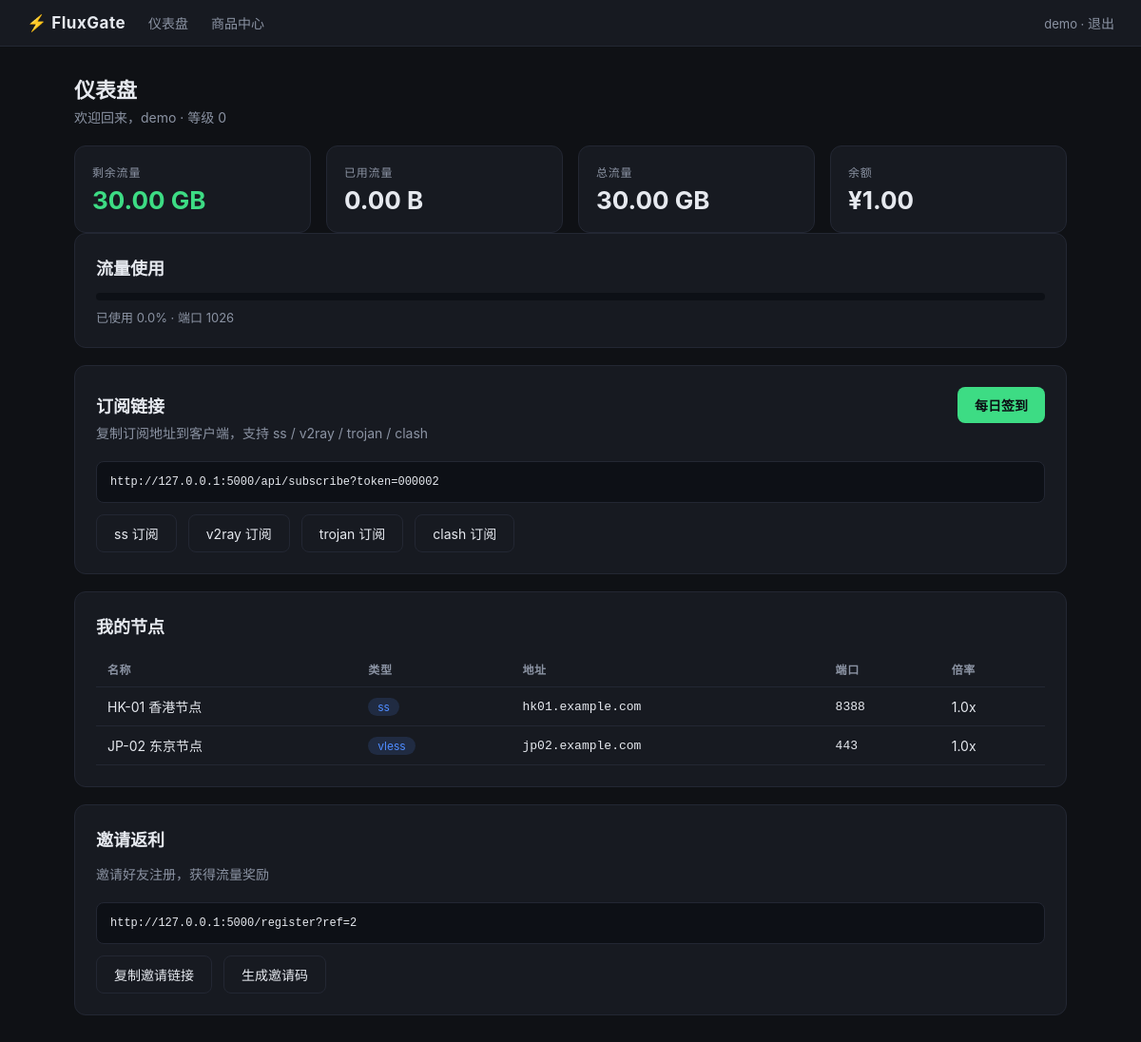
/dashboard (signed in), run on the app's committed database.
### fluxgate/models.py (models this page shows, shortened)
class User(db.Model):
    __tablename__ = "users"
    MIN_PORT = 1025
    PORT_BLACK_SET = {6443, 8472}
    id = db.Column(db.Integer, primary_key=True)
    username = db.Column(db.String(64), unique=True, nullable=False)
    password_hash = db.Column(db.String(256), nullable=False)
    email = db.Column(db.String(128), default="")
    balance = db.Column(db.Float, default=0.0)
    level = db.Column(db.Integer, default=0)
    level_expire_time = db.Column(db.DateTime, default=datetime.utcnow)
    invitecode_num = db.Column(db.Integer, default=5)
    inviter_id = db.Column(db.Integer, default=0)
    ss_port = db.Column(db.Integer, unique=True, default=MIN_PORT)
    ss_password = db.Column(db.String(32), default=_short_rand, unique=True)
    vmess_uuid = db.Column(db.String(64), default="")
    upload_traffic = db.Column(db.BigInteger, default=0)
    download_traffic = db.Column(db.BigInteger, default=0)
    total_traffic = db.Column(db.BigInteger, default=GB * 10)
    last_use_time = db.Column(db.DateTime, nullable=True)
    enable = db.Column(db.Boolean, default=True)
    is_admin = db.Column(db.Boolean, default=False)
    created_at = db.Column(db.DateTime, default=datetime.utcnow)
    @property
    def token(self):
        return f"{self.id:06d}"
    @property
    def used_traffic(self):
        return (self.upload_traffic or 0) + (self.download_traffic or 0)
    @property
    def human_total_traffic(self):
        return traffic_format(self.total_traffic)
    @property
    def human_used_traffic(self):
        return traffic_format(self.used_traffic)
    @property
    def human_remain_traffic(self):
        return traffic_format(max(0, self.total_traffic - self.used_traffic))
    @property
    def used_percentage(self):
        try:
            return round(self.used_traffic / self.total_traffic * 100, 2)
        except ZeroDivisionError:
            return 100.0
    @property
    def sub_link(self):
        from flask import current_app
        return f"{current_app.config['HOST']}/api/subscribe?token={self.token}"
    @property
    def ref_link(self):
        from flask import current_app
        return f"{current_app.config['HOST']}/register?ref={self.id}"

### fluxgate/proxy.py (models this page shows, shortened)
class ProxyNode(db.Model):
    __tablename__ = "proxy_nodes"
    NODE_TYPE_SS = "ss"
    NODE_TYPE_VLESS = "vless"
    NODE_TYPE_TROJAN = "trojan"
    id = db.Column(db.Integer, primary_key=True)
    name = db.Column(db.String(64), default="")
    server = db.Column(db.String(256), default="")  # comma-separated addresses
    enable = db.Column(db.Boolean, default=True)
    node_type = db.Column(db.String(32), default=NODE_TYPE_SS)
    info = db.Column(db.String(1024), default="")
    level = db.Column(db.Integer, default=0)
    country = db.Column(db.String(5), default="CN")
    used_traffic = db.Column(db.BigInteger, default=0)
    total_traffic = db.Column(db.BigInteger, default=GB)
    enlarge_scale = db.Column(db.Float, default=1.0)
    sequence = db.Column(db.Integer, default=0)
    ss_method = db.Column(db.String(32), default="aes-256-gcm")
    ss_port = db.Column(db.Integer, default=8388)
    uuid = db.Column(db.String(64), default="")
    trojan_password = db.Column(db.String(64), default="")
    @classmethod
    def get_active_nodes(cls, level=None):
        q = cls.query.filter_by(enable=True)
        if level is not None:
            q = q.filter(cls.level <= level)
        return q.order_by(cls.sequence).all()

### fluxgate/web.py (the view)
@bp.route("/dashboard")
def dashboard():
    user = _current_user()
    if not user:
        return redirect(url_for("web.login"))
    nodes = ProxyNode.get_active_nodes(level=user.level)
    return render_template("dashboard.html", user=user, nodes=nodes)

### fluxgate/models.py (called while the page is built)
def traffic_format(n):
    n = float(n)
    for unit in ("B", "KB", "MB", "GB", "TB"):
        if n < 1024:
            return f"{n:.2f} {unit}"
        n /= 1024
    return f"{n:.2f} PB"

### fluxgate/web.py (called while the page is built)
def _current_user():
    uid = session.get("user_id")
    if uid:
        return User.query.get(uid)
    return None

### fluxgate/templates/dashboard.html (shortened to what this page needs)
{% extends 'base.html' %}
{% block content %}
<h1>仪表盘</h1>
<p class="sub">欢迎回来，{{ user.username }} · 等级 {{ user.level }}</p>
<div class="grid">
  <div class="stat"><div class="label">剩余流量</div><div class="value green">{{ user.human_remain_traffic }}</div></div>
  <div class="stat"><div class="label">已用流量</div><div class="value">{{ user.human_used_traffic }}</div></div>
  <div class="stat"><div class="label">总流量</div><div class="value">{{ user.human_total_traffic }}</div></div>
  <div class="stat"><div class="label">余额</div><div class="value">¥{{ '%.2f'|format(user.balance or 0) }}</div></div>
</div>
<div class="card">
  <h2>流量使用</h2>
  <div class="progress">
  </div>
  <p style="color:var(--muted);font-size:13px;margin-top:8px">已使用 {{ user.used_percentage }}% · 端口 {{ user.ss_port }}</p>
</div>
<div class="card">
  <div class="row" style="justify-content:space-between">
    <h2 style="margin:0">订阅链接</h2>
    <button class="btn green" onclick="checkin()">每日签到</button>
  </div>
  <p class="sub">复制订阅地址到客户端，支持 ss / v2ray / trojan / clash</p>
  <div class="codebox" id="sublink">{{ user.sub_link }}</div>
  <div class="row" style="margin-top:12px">
    <a class="btn ghost" href="{{ user.sub_link }}" target="_blank">ss 订阅</a>
    <a class="btn ghost" href="{{ user.sub_link }}&sub_type=v2ray" target="_blank">v2ray 订阅</a>
    <a class="btn ghost" href="{{ user.sub_link }}&sub_type=trojan" target="_blank">trojan 订阅</a>
    <a class="btn ghost" href="{{ user.sub_link }}&sub_type=clash" target="_blank">clash 订阅</a>
  </div>
</div>
<div class="card">
  <h2>我的节点</h2>
  {% if nodes %}
  <table>
    <tr><th>名称</th><th>类型</th><th>地址</th><th>端口</th><th>倍率</th></tr>
    {% for n in nodes %}
    <tr>
      <td>{{ n.name }}</td>
      <td><span class="badge">{{ n.node_type }}</span></td>
      <td class="mono">{{ n.server }}</td>
      <td class="mono">{{ n.ss_port }}</td>
      <td>{{ n.enlarge_scale }}x</td>
    </tr>
    {% endfor %}
  </table>
  {% else %}
  <p style="color:var(--muted)">当前等级暂无可用节点</p>
  {% endif %}
</div>
<div class="card">
  <h2>邀请返利</h2>
  <p class="sub">邀请好友注册，获得流量奖励</p>
  <div class="codebox">{{ user.ref_link }}</div>
  <div class="row" style="margin-top:12px">
    <button class="btn ghost" onclick="copyText('{{ user.ref_link }}')">复制邀请链接</button>
    <button class="btn ghost" onclick="genInvite()">生成邀请码</button>
  </div>
</div>
{% endblock %}

### fluxgate/templates/base.html (shortened to what this page needs)
<!DOCTYPE html>
<html lang="zh">
<head>
</head>
<body>
<nav class="nav">
  <div class="brand">⚡ {{ config.TITLE }}</div>
  {% if session.get('user_id') %}
  <a href="{{ url_for('web.dashboard') }}">仪表盘</a>
  <a href="{{ url_for('web.shop') }}">商品中心</a>
  <div class="user-chip">{{ user.username if user else '' }} · <a href="{{ url_for('web.logout') }}">退出</a></div>
  {% endif %}
</nav>
<div class="container">
  {% block content %}{% endblock %}
</div>
</body>
</html>

### fluxgate/templates/base.html (style rules this page uses)
:root { --bg:#0f1115; --card:#171a21; --border:#232733; --text:#e6e9ef; --muted:#8b93a3; --accent:#4f8cff; --green:#3ddc84; --red:#ff5c5c; }
* { margin:0; padding:0; box-sizing:border-box; }
body { background:var(--bg); color:var(--text); font-family:-apple-system,'Segoe UI',Roboto,sans-serif; min-height:100vh; }
a { color:var(--accent); text-decoration:none; }
.nav { display:flex; align-items:center; gap:24px; padding:14px 28px; background:var(--card); border-bottom:1px solid var(--border); }
.nav .brand { font-weight:700; font-size:17px; letter-spacing:.5px; }
.nav a { color:var(--muted); font-size:14px; }
.nav .user-chip { font-size:13px; color:var(--muted); }
.container { max-width:1100px; margin:0 auto; padding:28px; }
.card { background:var(--card); border:1px solid var(--border); border-radius:12px; padding:22px; margin-bottom:18px; }
.grid { display:grid; grid-template-columns:repeat(auto-fit,minmax(220px,1fr)); gap:16px; }
.stat { background:var(--card); border:1px solid var(--border); border-radius:12px; padding:18px; }
.stat .label { color:var(--muted); font-size:12px; text-transform:uppercase; letter-spacing:.8px; }
.stat .value { font-size:26px; font-weight:700; margin-top:6px; }
.stat .value.green { color:var(--green); }
table { width:100%; border-collapse:collapse; font-size:14px; }
th,td { text-align:left; padding:10px 12px; border-bottom:1px solid var(--border); }
th { color:var(--muted); font-weight:600; font-size:12px; text-transform:uppercase; letter-spacing:.6px; }
.btn { display:inline-block; background:var(--accent); color:#fff; border:none; border-radius:8px; padding:9px 18px; font-size:14px; cursor:pointer; }
.btn.ghost { background:transparent; border:1px solid var(--border); color:var(--text); }
.btn.green { background:var(--green); color:#0b0f14; font-weight:600; }
.progress { height:8px; background:#0d1016; border-radius:4px; overflow:hidden; margin-top:8px; }
.mono { font-family:'Cascadia Code',Consolas,monospace; font-size:13px; }
.codebox { background:#0d1016; border:1px solid var(--border); border-radius:8px; padding:14px; font-family:'Cascadia Code',Consolas,monospace; font-size:12px; overflow-x:auto; word-break:break-all; }
.badge { display:inline-block; padding:2px 10px; border-radius:20px; font-size:12px; background:rgba(79,140,255,.15); color:var(--accent); }
h1 { font-size:22px; margin-bottom:4px; }
h2 { font-size:18px; margin-bottom:14px; }
.sub { color:var(--muted); font-size:14px; margin-bottom:20px; }
.row { display:flex; gap:12px; align-items:center; flex-wrap:wrap; }

### data on the page
User: username "demo", level "0", human_remain_traffic "30.00 GB", human_used_traffic "0.00 B", human_total_traffic "30.00 GB", balance "1.00", used_percentage "0.0", ss_port "1026", sub_link "http://127.0.0.1:5000/api/subscribe?token=000002", ref_link "http://127.0.0.1:5000/register?ref=2"
ProxyNode: name "HK-01 香港节点", node_type "ss", server "hk01.example.com", ss_port "8388", enlarge_scale "1.0"
ProxyNode: name "JP-02 东京节点", node_type "vless", server "jp02.example.com", ss_port "443", enlarge_scale "1.0"

### other printed values
{{ config.TITLE }} "FluxGate"
